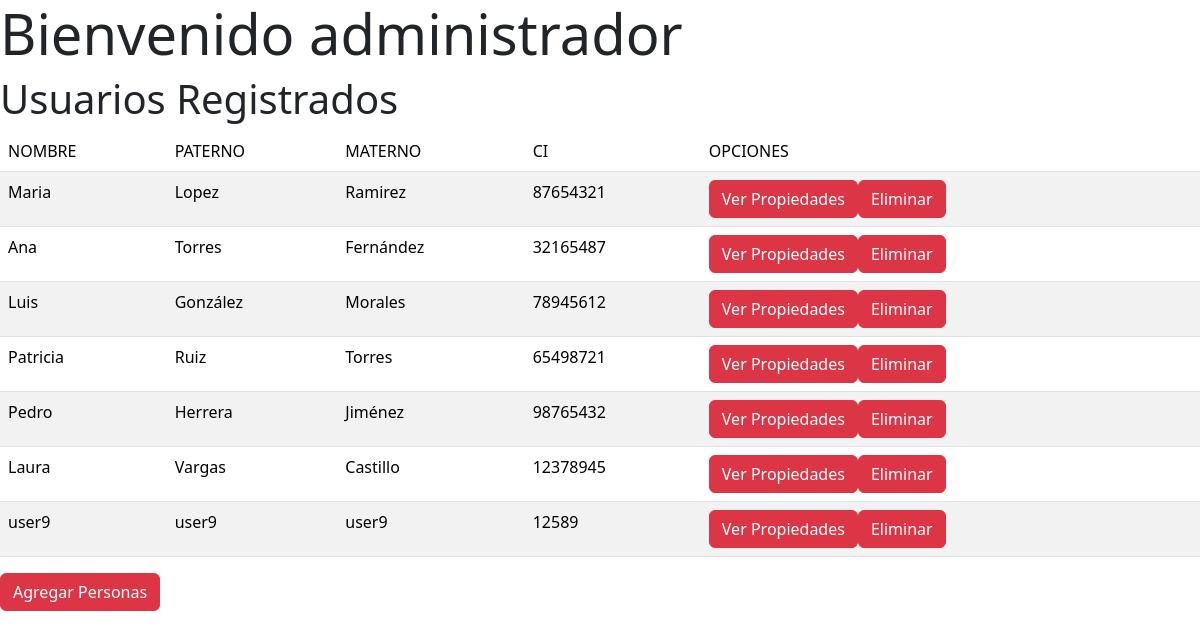
Screenshot of /p2/admin.php with the database file from the repository.
### tables this page shows
CREATE TABLE `usuario` (
  `id` int(11) NOT NULL,
  `username` varchar(50) NOT NULL,
  `password` varchar(255) NOT NULL,
  `nombre` varchar(50) NOT NULL,
  `paterno` varchar(50) NOT NULL,
  `materno` varchar(50) NOT NULL,
  `ci` varchar(20) NOT NULL,
  `rol_id` int(11) DEFAULT NULL
);

### p2/admin.php (the view, shortened to what this page needs)
<?php
	$con = mysqli_connect("localhost","root","","bdmissael");
	$sql = "select * from usuario where rol_id = 2";
	$res = mysqli_query($con,$sql);
?>
<!DOCTYPE html>
<html>
<head>
	<link href="https://cdn.jsdelivr.net/npm/bootstrap@5.3.3/dist/css/bootstrap.min.css" rel="stylesheet">
</head>
<body>
	<h1 class="display-4">Bienvenido administrador
	</h1>
	<h3 class="display-6">Usuarios Registrados</h3>
	<table class="table table-striped">
		<thead>
			<tr>
				<td scope="col">NOMBRE</td>
				<td scope="col">PATERNO</td>
				<td scope="col">MATERNO</td>
				<td scope="col">CI</td>
				<td scope="col">OPCIONES</td>
			</tr>
		</thead>
		<tbody>
			<?php
					while($fila1 = mysqli_fetch_array($res)){
					echo "<tr>";
					echo "<td>$fila1[nombre]</td>";
					echo "<td>$fila1[paterno]</td>";
					echo "<td>$fila1[materno]</td>";
					echo "<td>$fila1[ci]</td>";
					echo "<td>";
					echo "<a class='btn btn-danger' href='verpropiedades.php?id=$fila1[id]'>Ver Propiedades</a>";
					echo "<a class='btn btn-danger' href='borrar.php?id=$fila1[id]'>Eliminar</a>";
					echo "</td>";
					echo "</tr>";
				}
			?>
		</tbody>
	</table>
	<a class='btn btn-danger'href="agregarpersonas.php">Agregar Personas</a>
</body>
</html>

### rows the page displays
usuario: nombre "Maria", paterno "Lopez", materno "Ramirez", ci "87654321"
usuario: nombre "Ana", paterno "Torres", materno "Fernández", ci "32165487"
usuario: nombre "Luis", paterno "González", materno "Morales", ci "78945612"
usuario: nombre "Patricia", paterno "Ruiz", materno "Torres", ci "65498721"
usuario: nombre "Pedro", paterno "Herrera", materno "Jiménez", ci "98765432"
usuario: nombre "Laura", paterno "Vargas", materno "Castillo", ci "12378945"
usuario: nombre "user9", paterno "user9", materno "user9", ci "12589"
